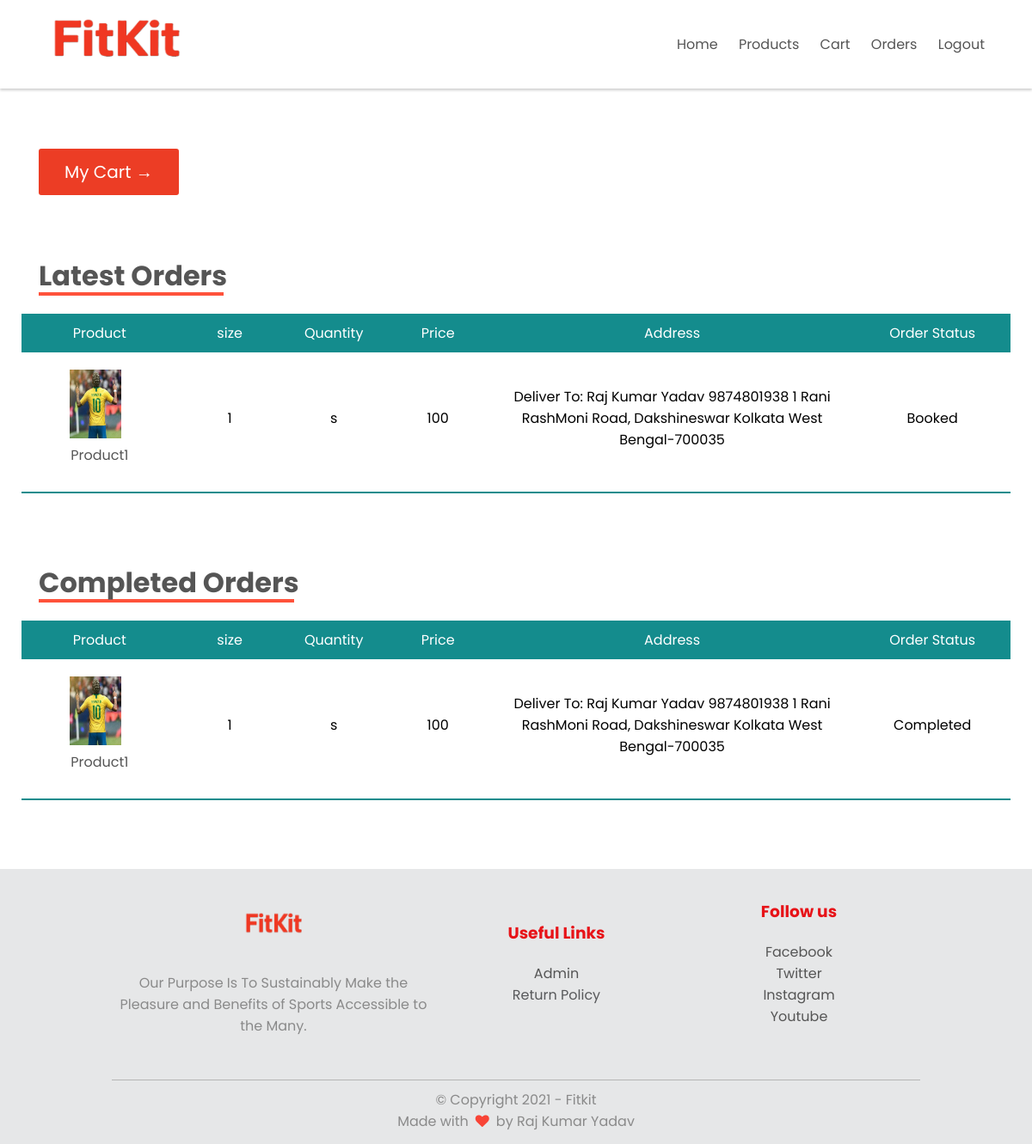
/users/my_orders (signed in), run on the app's committed database.
### fitkit/users/models.py (models this page shows)
class Order(db.Model):
    id = db.Column(db.Integer, primary_key=True)
    address = db.Column(db.String(225), nullable=False)
    order_date = db.Column(db.DateTime, default=datetime.now())
    order_status = db.Column(db.String(20), nullable=False, default='Booked')
    order_quantity = db.Column(db.Integer, nullable=False)
    order_size = db.Column(db.String(20), nullable=False)
    product_id = db.Column(db.Integer, db.ForeignKey('product.id'), nullable=False)
    product = db.relationship('Product', back_populates='order', lazy=True)
    '''
    creating the relationship between user and order tables.
    '''
    user_id = db.Column(db.Integer, db.ForeignKey('user.id'), nullable=False)
    order_user = db.relationship('User', back_populates='order', lazy=True)

### fitkit/product/models.py (models this page shows, shortened)
class Product(db.Model):
    id = db.Column(db.Integer, primary_key=True)
    name = db.Column(db.String(20), unique=True, nullable=False)
    description = db.Column(db.String(225), nullable=False)
    price = db.Column(db.Integer, nullable=False)
    sizes = db.Column(db.String(), nullable=False) # it will be a string of s,m,l,xl,xxl
    creation_date = db.Column(db.DateTime(), nullable=False, default=datetime.now)
    image = db.Column(db.String(20), nullable=False)
    num_images = db.Column(db.Integer, nullable=False, default=1)  # Number of images uploaded
    is_active = db.Column(db.Boolean(), default=True, nullable=False)
    cart = db.relationship('Cart', back_populates='product', lazy=True)
    order = db.relationship('Order', back_populates='product', lazy=True)

### fitkit/users/routes.py (the view)
@users.route("/my_orders")
@login_required
def myOrders():
    latest_orders = Order.query.filter(or_(Order.order_status=='Dispatched', Order.order_status=='Booked'), Order.order_user==current_user).all()
    shipped_orders = Order.query.filter_by(order_user=current_user, order_status='Completed').all()
    return render_template("users/myOrders.html", latest_orders=latest_orders, completed_orders=shipped_orders)

### fitkit/users/models.py (called while the page is built)
@login_manager.user_loader
def load_user(user_id):
    return User.query.get(user_id)

### fitkit/users/templates/users/myOrders.html (shortened to what this page needs)
{% extends "product/layout.html" %}
{% block css %}
	<link rel="stylesheet" href="{{ url_for('users.static', filename='css/myOrders.css') }}">
{% endblock %}
{% block main %}
		<div class="small-container order-page">
			<div class="link">
				<a class="btn" href="{{ url_for('users.myCart') }}">My Cart &#8594;</a>
			</div>
			<h1 class="my-order-title">Latest Orders</h1>
			<table>
				<thead>
					<tr>
						<th id="product">Product</th>
						<th id="size">size</th>
						<th id="quantity">Quantity</th>
						<th id="price">Price</th>
						<th id="address">Address</th>
						<th id="order-status">Order Status</th>
					</tr>
				</thead>
				<tbody>
					{% if latest_orders %}
						{% for order in latest_orders %}
							<tr {% if loop.index == order.products_id|length %} class="last-row-of-an-order"{% endif %}>
								<td>
									<div class="cart-info">
										<img src="{{ url_for('product.static', filename='images/' + order.product.image + '_thumbnail.jpeg') }}">
										<div>
											<p>{{ order.product.name }}</p>
										</div>
									</div>
								</td>
								<td>{{ order.order_quantity}}</td>
								<td>{{ order.order_size }}</td>
								<td>{{ order.product.price }}</td>
								<td class="address" >
									Deliver To: {{ order.address}}
								</td>
								<td class="order-status">
									{{ order.order_status}}
								</td>
							</tr>
						{% endfor %}
					{% else %}
						<tr><td class="no-product" colspan="6"><h1>No Open Order Now.</h1></td></tr>
					{% endif %}
				</tbody>
			</table>
		</div>
        <div class="small-container order-page">
			<h1 class="my-completed-order-title">Completed Orders</h1>
			<table>
				<thead>
					<tr>
						<th id="product">Product</th>
						<th id="size">size</th>
						<th id="quantity">Quantity</th>
						 <th id="price">Price</th>
						<th id="address">Address</th>
						<th id="order-status">Order Status</th>
					</tr>
				</thead>
				<tbody>
					{% if completed_orders %}
						{% for order in completed_orders %}
							<tr {% if loop.index == order.products_id|length %} class="last-row-of-an-order"{% endif %}>
								<td>
									<div class="cart-info">
										<img src="{{ url_for('product.static', filename='images/' + order.product.image + '_thumbnail.jpeg') }}">
										<div>
											<p>{{ order.product.name }}</p>
										</div>
									</div>
								</td>
								<td>{{ order.order_quantity}}</td>
								<td>{{ order.order_size }}</td>
								<td>{{ order.product.price }}</td>
								<td class="address" >
									Deliver To: {{ order.address}}
								</td>
								<td class="order-status">
									{{ order.order_status}}
								</td>
							</tr>
						{% endfor %}
					{% else %}
						<tr><td class="no-product" colspan="6"><h1>No completed Order Now.</h1></td></tr>
					{% endif %}
				</tbody>
			</table>
		</div>
{% endblock %}

### fitkit/product/static/css/layout.css (style rules this page uses)
* { margin: 0; padding: 0; box-sizing: border-box; }
body { font-family: 'Poppins', sans-serif; }
a { text-decoration: none; color: #555; }
p { color: #555; }
.btn { display: inline-block; background: #ec3d25; color: #fff; font-size: 20px; padding: 12px 30px; margin: 30px 0; border-radius: 3px; border: none; transition: background 0.5; }

### fitkit/users/static/css/myOrders.css (style rules this page uses)
.link { padding: 20px; }
a { text-decoration: none; }
.small-container { max-width: 1200px; margin: auto; padding-left: 25px; padding-right: 25px; }
.order-page { margin: 20px auto 80px; }
.my-order-title { position: relative; text-align: left; color: #555; margin-left: 12px; margin: 20px; }
.my-order-title:after { content: ""; display: block; margin: 0 auto; width: 215px; position: absolute; bottom: 1px; border-bottom: 4px solid #ff523b; z-index: -1; }
tr { padding: 10px auto; }
.my-completed-order-title { position: relative; text-align: left; color: #555; margin-left: 12px; margin: 20px; }
.my-completed-order-title:after { content: ""; display: block; margin: 0 auto; width: 297px; position: absolute; bottom: 1px; border-bottom: 4px solid #ff523b; z-index: -1; }
table { width: 100%; border-collapse: collapse; }
th { text-align: center; padding: 10px; color: #fff; background: #148c8d; font-weight: normal; }
#address { max-width: 150px; }
.address { text-align: left; max-width: 150px; }
td { text-align:center !important; padding: 20px 20px 30px; border-bottom: solid 2px #148c8d }
tr img { width: 60px; height: 80px; margin-right: 10px; }
#product { width: 15%; }
#size, #price, #quantity { width: 10%; }
#address { width: 35%; }
#order-status { width: 15%; }

### data on the page
Order: image (picture), product.name "Product1", order_quantity "1", order_size "s", product.price "100", address "Raj Kumar Yadav 9874801938 1 Rani RashMoni Road, Dakshineswar Kolkata West Bengal-700035", order_status "Booked"
Order: image (picture), product.name "Product1", order_quantity "1", order_size "s", product.price "100", address "Raj Kumar Yadav 9874801938 1 Rani RashMoni Road, Dakshineswar Kolkata West Bengal-700035", order_status "Completed"
